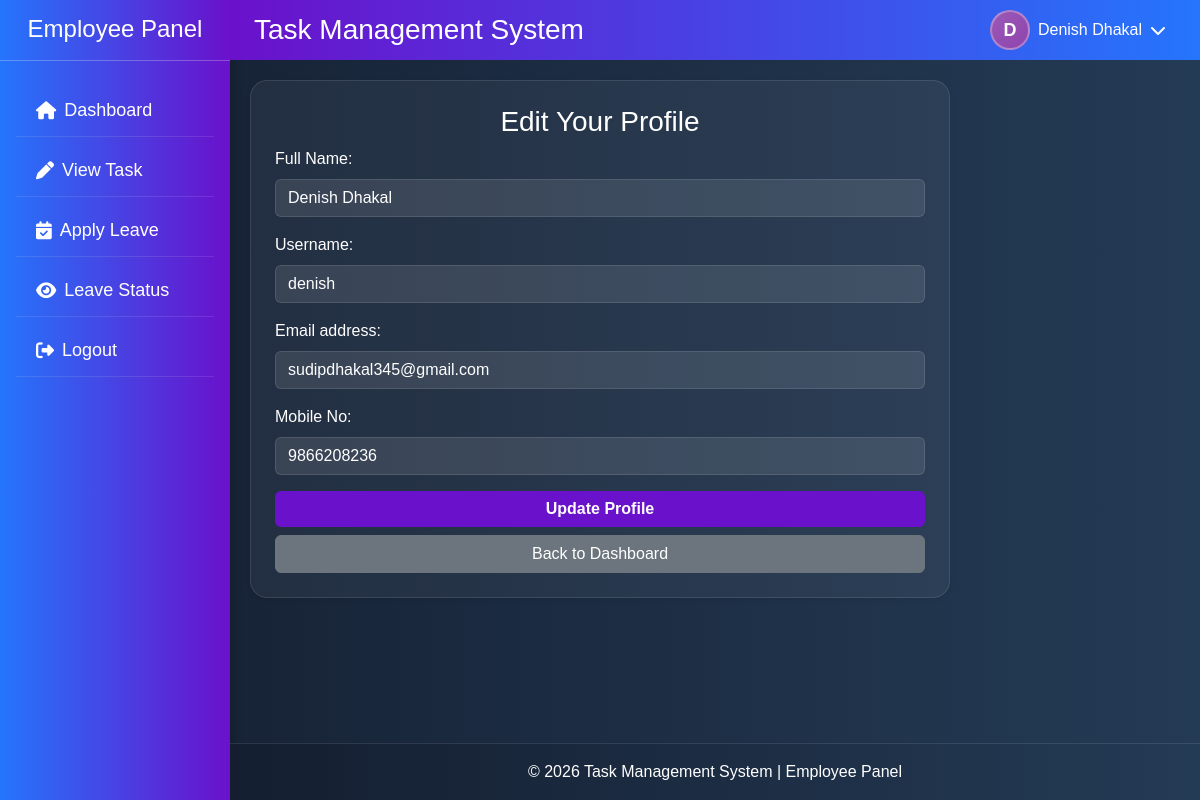
The page /user/edit_profile.php (signed in) on the database its author committed.
### tables this page shows
CREATE TABLE `users` (
  `users_id` int(11) NOT NULL,
  `profile_photo` varchar(255) DEFAULT 'default.png',
  `fullname` varchar(100) DEFAULT NULL,
  `username` varchar(100) DEFAULT NULL,
  `email` varchar(100) DEFAULT NULL,
  `mobile` varchar(15) DEFAULT NULL,
  `password` varchar(255) DEFAULT NULL,
  `role` enum('admin','staff') NOT NULL DEFAULT 'staff',
  `created_at` datetime DEFAULT NULL,
  `last_login` datetime DEFAULT NULL
);

### user/edit_profile.php (the view, shortened to what this page needs)
<?php
$user_id = $_SESSION['users_id'];
$query = "SELECT * FROM users WHERE users_id = $user_id";
$result = mysqli_query($conn, $query);
$data = mysqli_fetch_assoc($result);
$fullname = $data['fullname'] ?? '';
$username = $data['username'] ?? '';
$email = $data['email'] ?? '';
$mobile = $data['mobile'] ?? '';
?>
<div class="container-fluid">
    <div class="row justify-content-center align-items-center">
        <div class="card register_page p-4" style="max-width:700px;">
            <center><h3>Edit Your Profile</h3></center>
            <form action="" method="POST">
                <div class="mb-3">
                    <label for="fullname" class="form-label">Full Name:</label>
                    <input type="text" class="form-control" id="fullname" name="fullname" placeholder="Enter full name" value="<?php echo $fullname; ?>">
                </div>
                <div class="mb-3">
                    <label for="username" class="form-label">Username:</label>
                    <input type="text" class="form-control" id="username" name="username" placeholder="Enter username" value="<?php echo $username; ?>">
                </div>
                <div class="mb-3">
                    <label for="email" class="form-label">Email address:</label>
                    <input type="text" class="form-control" id="email" name="email" placeholder="Enter email" value="<?php echo $email; ?>">
                </div>
                <div class="mb-3">
                    <label for="mobile" class="form-label">Mobile No:</label>
                    <input type="text" class="form-control" id="mobile" name="mobile" placeholder="Enter mobile number" value="<?php echo $mobile; ?>">
                </div>
                <button type="submit" class="btn btn-primary w-100 mb-2">Update Profile</button>
                <a href="dashboard.php" class="btn btn-secondary w-100">Back to Dashboard</a>
            </form>
        </div>
    </div>
</div>

### assets/css/style.css (style rules this page uses)
html, body { height: 100%; margin: 0; padding: 0; }
body { display: flex; flex-direction: column; min-height: 100vh; padding: 0; font-family: Arial, sans-serif; background: linear-gradient(to right, #141e30, #243b55); color: white; position: relative; }
.form-control { background-color: rgba(255, 255, 255, 0.1); border: none; color: white; }
.form-control::placeholder { color: rgb(199, 195, 195); }
.form-control, .form-select { background-color: rgba(255, 255, 255, 0.1); color: white; border: 1px solid rgba(255, 255, 255, 0.2); }
.form-control::placeholder, .form-select option { color: #ddd; }
.btn-primary { background-color: #6a11cb; border: none; font-weight: bold; }
.card { background: rgba(255, 255, 255, 0.05) !important; border: 1px solid rgba(255, 255, 255, 0.1); box-shadow: 0 4px 20px rgba(0, 0, 0, 0.2); border-radius: 17px; color: white; box-shadow: 0 0.125rem 0.25rem rgba(0, 0, 0, 0.075); margin-bottom: 1rem; }
.register_page { margin-top: 80px; padding: 13px; max-width: 550px; max-height: fit-content; }

### rows shown on the page
users: fullname "Denish Dhakal", username "denish", email "sudipdhakal345@gmail.com", mobile "9866208236"

### other values the page prints
$firstLetter "D"
$loggedInName "Denish Dhakal"
